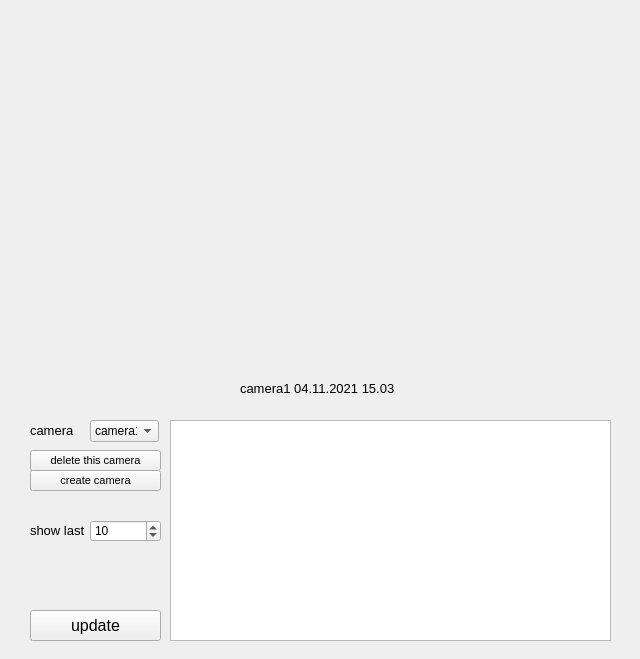
<?xml version="1.0" encoding="UTF-8"?>
<ui version="4.0">
 <class>firstWindow</class>
 <widget class="QWidget" name="firstWindow">
  <property name="geometry">
   <rect>
    <x>0</x>
    <y>0</y>
    <width>640</width>
    <height>659</height>
   </rect>
  </property>
  <property name="minimumSize">
   <size>
    <width>640</width>
    <height>659</height>
   </size>
  </property>
  <property name="maximumSize">
   <size>
    <width>640</width>
    <height>659</height>
   </size>
  </property>
  <property name="windowTitle">
   <string>People Trafic</string>
  </property>
  <widget class="QLabel" name="map_name">
   <property name="geometry">
    <rect>
     <x>240</x>
     <y>380</y>
     <width>161</width>
     <height>16</height>
    </rect>
   </property>
   <property name="font">
    <font>
     <pointsize>10</pointsize>
    </font>
   </property>
   <property name="text">
    <string>camera1 04.11.2021 15.03</string>
   </property>
  </widget>
  <widget class="QPushButton" name="button_update_camera_records">
   <property name="geometry">
    <rect>
     <x>30</x>
     <y>610</y>
     <width>131</width>
     <height>31</height>
    </rect>
   </property>
   <property name="font">
    <font>
     <pointsize>12</pointsize>
    </font>
   </property>
   <property name="text">
    <string>update</string>
   </property>
  </widget>
  <widget class="QPushButton" name="button_create_camera">
   <property name="geometry">
    <rect>
     <x>30</x>
     <y>470</y>
     <width>131</width>
     <height>21</height>
    </rect>
   </property>
   <property name="font">
    <font>
     <pointsize>8</pointsize>
    </font>
   </property>
   <property name="text">
    <string>create camera</string>
   </property>
  </widget>
  <widget class="QPushButton" name="button_delete_camera">
   <property name="geometry">
    <rect>
     <x>30</x>
     <y>450</y>
     <width>131</width>
     <height>21</height>
    </rect>
   </property>
   <property name="font">
    <font>
     <pointsize>8</pointsize>
    </font>
   </property>
   <property name="text">
    <string>delete this camera</string>
   </property>
  </widget>
  <widget class="QSpinBox" name="spin_show_last">
   <property name="geometry">
    <rect>
     <x>90</x>
     <y>520</y>
     <width>71</width>
     <height>22</height>
    </rect>
   </property>
   <property name="maximum">
    <number>10000</number>
   </property>
   <property name="value">
    <number>10</number>
   </property>
  </widget>
  <widget class="QLabel" name="label_2">
   <property name="geometry">
    <rect>
     <x>30</x>
     <y>520</y>
     <width>71</width>
     <height>21</height>
    </rect>
   </property>
   <property name="font">
    <font>
     <pointsize>10</pointsize>
    </font>
   </property>
   <property name="text">
    <string>show last</string>
   </property>
  </widget>
  <widget class="QComboBox" name="comboBox_camera_name">
   <property name="geometry">
    <rect>
     <x>90</x>
     <y>420</y>
     <width>69</width>
     <height>22</height>
    </rect>
   </property>
   <item>
    <property name="text">
     <string>camera1</string>
    </property>
   </item>
   <item>
    <property name="text">
     <string>camera2</string>
    </property>
   </item>
   <item>
    <property name="text">
     <string>camera3</string>
    </property>
   </item>
  </widget>
  <widget class="QLabel" name="label_4">
   <property name="geometry">
    <rect>
     <x>30</x>
     <y>420</y>
     <width>51</width>
     <height>21</height>
    </rect>
   </property>
   <property name="font">
    <font>
     <pointsize>10</pointsize>
    </font>
   </property>
   <property name="text">
    <string>camera</string>
   </property>
  </widget>
  <widget class="QListWidget" name="list_camera_records">
   <property name="geometry">
    <rect>
     <x>170</x>
     <y>420</y>
     <width>441</width>
     <height>221</height>
    </rect>
   </property>
  </widget>
  <widget class="QLabel" name="image">
   <property name="geometry">
    <rect>
     <x>30</x>
     <y>20</y>
     <width>581</width>
     <height>351</height>
    </rect>
   </property>
   <property name="text">
    <string/>
   </property>
   <property name="pixmap">
    <pixmap>../../../изображения/арты/готовые png/HwOmy45XWVA.png</pixmap>
   </property>
   <property name="scaledContents">
    <bool>true</bool>
   </property>
  </widget>
 </widget>
 <resources/>
 <connections/>
</ui>
